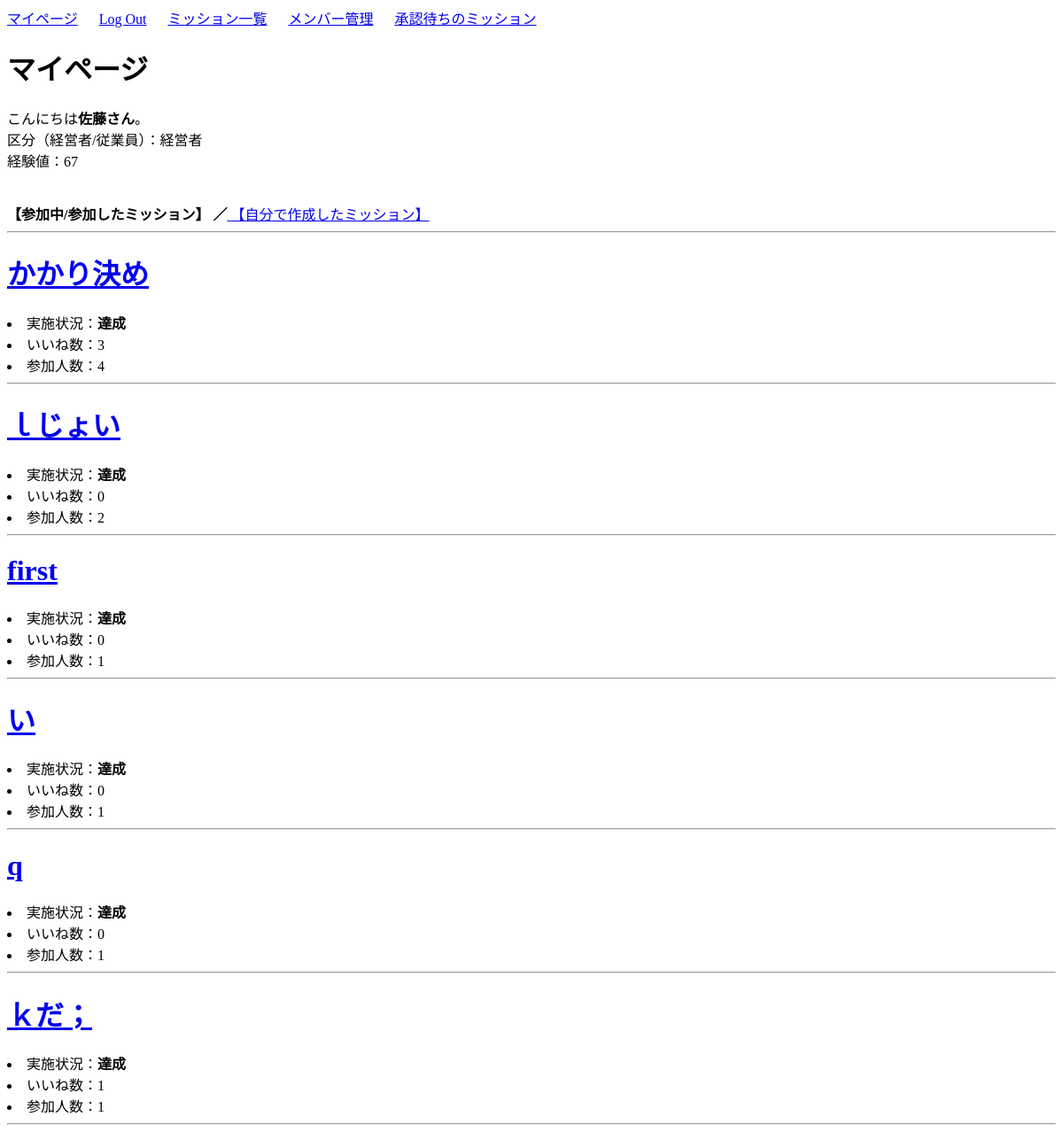
Before: /join/ (signed in) with the older database file.
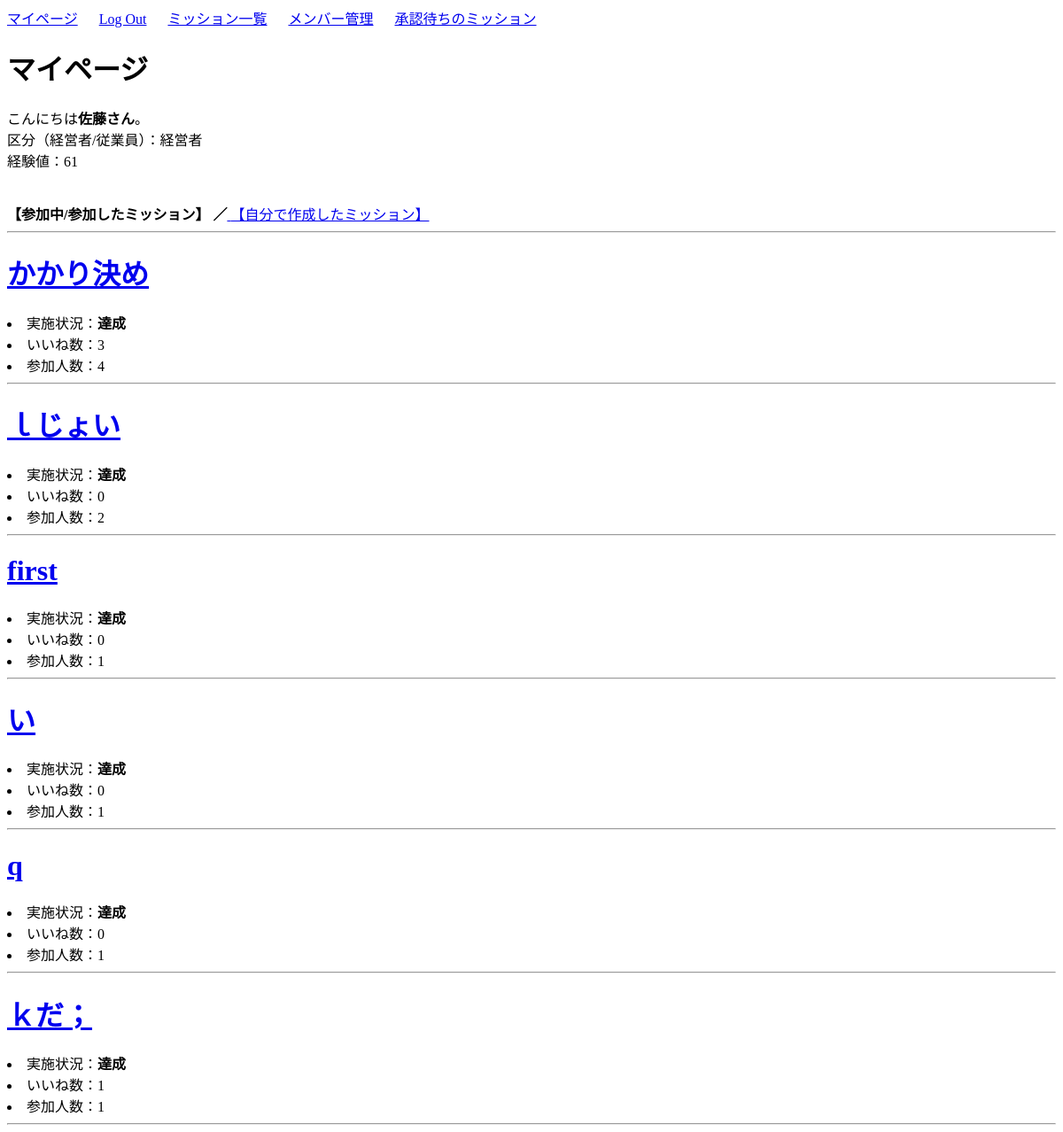
After: the same page with the newer database file.
### user/models.py (models this page shows, shortened)
class Profile(models.Model):
    user = models.OneToOneField(User, on_delete=models.CASCADE)
    kubun = models.CharField(verbose_name='区分',
                             max_length=2,
                             choices=KUBUN_CHOICES,
                             blank=True)
    exp_total = models.IntegerField(verbose_name='経験値', default=10)
    create_count = models.IntegerField(default=0)         # ミッション作成回数
    my_success_count = models.IntegerField(default=0)     # 自ら作成したミッションの達成数
    join_count = models.IntegerField(default=0)           # ミッション参加回数
    team_success_count = models.IntegerField(default=0)   # 参加したミッションの達成回数

### user/views.py (the view)
# urls.py: path('join/', views.join_list, name='join-list'),
def join_list(request):
    if request.user.is_authenticated:
        profiles = Profile.objects.filter(user__username=request.user.username)
        profile = profiles[0]
        my_missions = Mission.objects.filter(author=request.user)   # 自分が作成したミッション
        join_missions = profile.mission_set.all                     # 自分が参加したミッション
        contents = {
            "profile": profile,
            "total_exp": total_exp,
            "my_missions": my_missions,
            "join_missions": join_missions,
        }
    else:
        contents = {}
    return render(request, 'user/join_list.html', contents)

### user/templates/user/join_list.html (shortened to what this page needs)
{% extends 'mission/base.html' %}
{% block body %}
    <head>
    </head>
    <h1>マイページ</h1>
    {% if user.is_authenticated %}
    こんにちは<b>{{ profile.user.username }}さん</b>。
    <br>
    {% if profile %}
    区分（経営者/従業員）：{{ profile.get_kubun_display }}
    <br>
    経験値：{{ profile.exp_total }}
    <br>
    <br>
    <br>
    <b>【参加中/参加したミッション】 ／</b><a href="{% url 'expmain' %}"> 【自分で作成したミッション】</a>
    <hr>
    {% for item in join_missions reversed  %}
    <h1><a href="{% url 'mission-detail' item.id %}">{{ item.title }}</a></h1>
    <li>実施状況：<b>{{ item.get_mission_flg_display }}</b></li>
    <li>いいね数：{{ item.good_count }}</li>
    <li>参加人数：{{ item.participants }}</li>
    <hr>
    {% endfor %}
    {% else %}
    <p>データがありません。</p>
    {% endif %}
    {% else %}
    <h3>loginしてください。</h3>
    {% endif %}
{% endblock body %}

Changed rows visible on the page:
changed Profile "経営者": exp_total "67" → "61"
